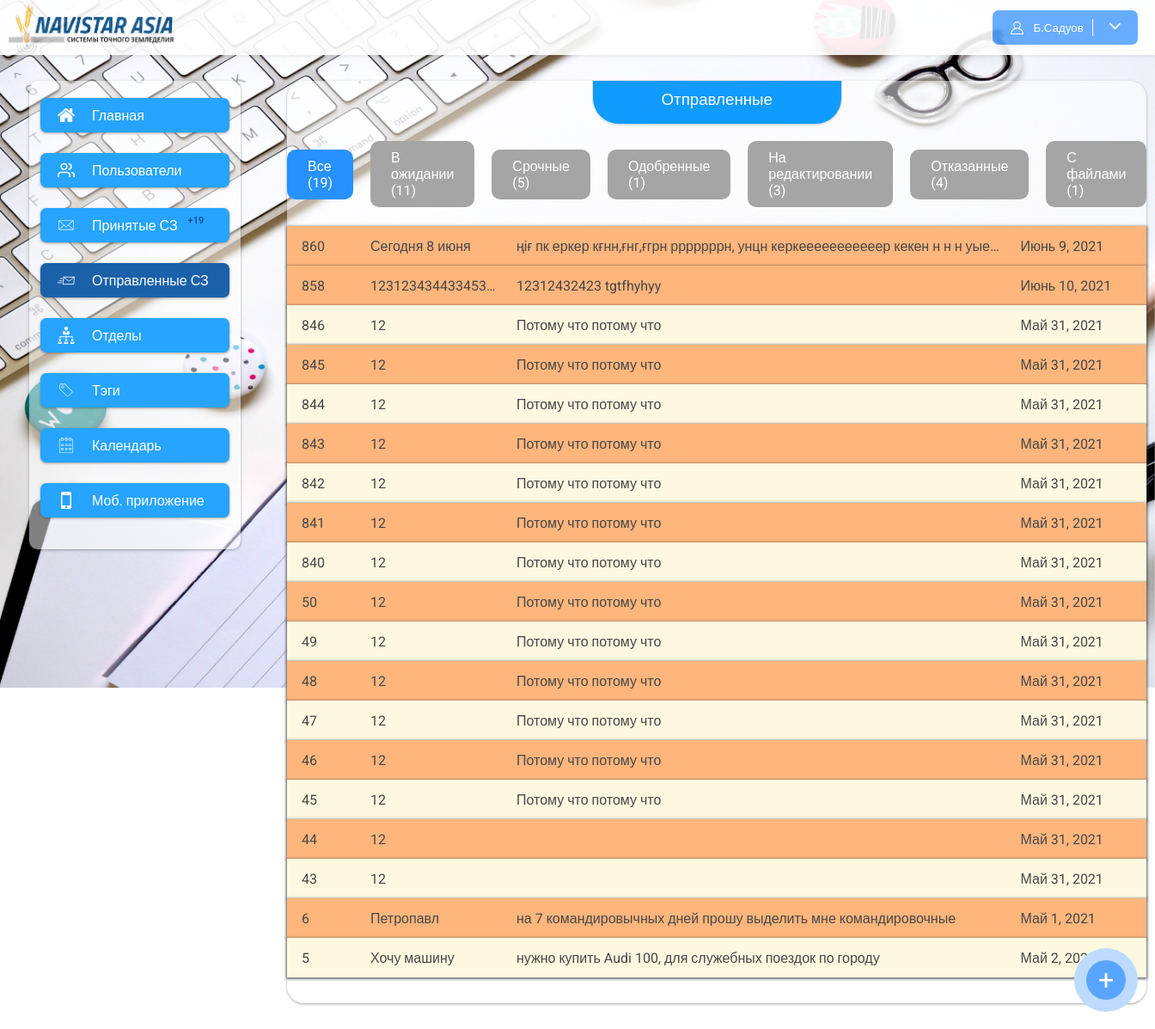
Screenshot of /notes (signed in) with the database file from the repository.
### app/models.py (models this page shows, shortened)
class ServiceNote(models.Model):
    user = models.ForeignKey(User, null=True, blank=True, on_delete=models.CASCADE, related_name="notes")
    number = models.IntegerField(null=True, blank=True)
    title = models.CharField(max_length=120)
    text = models.TextField()
    summa = models.CharField(max_length=200, null=True, blank=True)
    fast = models.BooleanField(default=False)
    date_create = models.DateTimeField(auto_now_add=True)
    date_update = models.DateTimeField(auto_now=True)
    date = models.DateField(null=True, blank=True)
    tags = models.ManyToManyField(Tags, null=True, blank=True, related_name="notes")
    user_index = models.IntegerField(default=1, null=True, blank=True)
    status = models.CharField(max_length=200, choices=statuses, null=True, blank=True)
    def get_absolute_url(self):
        return reverse("note_detail", args=[str(self.pk)])
    class Meta:
        verbose_name = "Служебная записка"
        verbose_name_plural = "Служебные записки"

### app/views.py (the view, shortened to what this page needs)
# urls.py: path("notes", notes_list, name="notes_list"),
@login_required()
def notes_list(request):
    last = ServiceNote.objects.last()
    tags = Tags.objects.all()
    notes = ServiceNote.objects.filter(user=request.user).order_by('-pk')
    count_all = notes.count()
    count_wait = notes.filter(status=None).count()
    count_fast = notes.filter(status=None).filter(fast=True).count()
    count_success = notes.filter(status=success).count()
    count_edit = notes.filter(status=edit).count()
    count_error = notes.filter(status=error).count()
    count_files = notes.filter(~Q(files = None)).count()
    users = User.objects.all()
    if last:
        number = last.number + 1 if last.number else 1
    else:
        number = 1
    return render(request, 'notes.html', {"users": users, "notes": notes, "tags": tags, "number": number,
                                          "count_all": count_all,
                                          "count_wait": count_wait,
                                          "count_fast": count_fast,
                                          "count_success": count_success,
                                          "count_edit": count_edit,
                                          "count_error": count_error,
                                          "count_files": count_files,
                                          })

### app/context_processors.py (called while the page is built)
def unReadNotes(request):
    if request.user.is_anonymous:
        return {}
    user = request.user
    unReadCount = NoteUsers.objects.filter(user=user).filter(note__user_index__gte=F('index')).order_by('-pk').filter(is_read=False).count()
    return {
        "unReadCount": unReadCount
    }

### app/templatetags/app_tags.py (called while the page is built)
@register.filter(name="htmlToText")
def htmlToText(data):
    if data.startswith("<"):
        text = BS(data)
        return text.get_text()
    else:
        return data

### app/templates/notes.html (shortened to what this page needs)
{% extends 'base.html' %}
{% load static %}
{% load app_tags %}
{% block content %}
<div class="content" style="padding-left: 0px; padding-right: 0px">
    <h3 class="content_title">
        Отправленные
    </h3>
    <div class="note_statuses">
            <a href="{% url 'notes_list' %}" class="note_status {% if request.get_full_path == '/notes' %}note_status_active{% endif %}">Все ({{ count_all }})</a>
            <a href="?status=wait" class="note_status {% if request.get_full_path == '/notes?status=wait' %}note_status_active{% endif %}">В ожидании ({{ count_wait }})</a>
            <a href="?status=fast" class="note_status  {% if request.get_full_path == '/notes?status=fast' %}note_status_active{% endif %}">Срочные ({{ count_fast }})</a>
            <a href="?status=success" class="note_status  {% if request.get_full_path == '/notes?status=success' %}note_status_active{% endif %}">Одобренные ({{ count_success }})</a>
            <a href="?status=edit" class="note_status  {% if request.get_full_path == '/notes?status=edit' %}note_status_active{% endif %}">На редактировании ({{ count_edit }})</a>
            <a href="?status=error" class="note_status  {% if request.get_full_path == '/notes?status=error' %}note_status_active{% endif %}">Отказанные ({{ count_error }})</a>
            <a href="?status=files" class="note_status  {% if request.get_full_path == '/notes?status=files' %}note_status_active{% endif %}">С файлами ({{ count_files }})</a>
    </div>
    <div class="flex_notes">
        {% for note in notes %}
        <a href="{{ note.get_absolute_url }}" class="flex_note {% if note.fast %}fast_note{% endif %}">
            <div class="note_number">{{ note.number }}</div>
            <div class="note_title">{{ note.title }}</div>
            <div class="note_text">{{ note.text|htmlToText }}</div>
            <div class="note_date">{{ note.date }}</div>
        </a>
        {% empty %}
        <h4 class="not_found">Вы не создавали служебных записок</h4>
        {% endfor %}
    </div>
</div>
<a id="btn_modal_window">
    <div class="circle_add">
        +
    </div>
</a>
{% endblock %}

### app/templates/base.html (shortened to what this page needs)
{% load static %}
<!DOCTYPE html>
<html>
<head>
    <link rel="stylesheet" href="{% static 'css/style.css' %}">
</head>
<body>
<div class="wrapper">
    <div class="header">
        <img src="{% static 'img/navistar.png' %}" height="100%">
        <button class="profile_button">
            {% if request.user.is_authenticated %}
            <img src="{% static 'img/profile.svg' %}" alt="" width="17px" height="17px">
				<span>
					{{ request.user.first_name|slice:"1" }}.{{ request.user.last_name }}
				</span>
            <span style="cursor: pointer" onclick="show_menu()">
                <img src="{% static 'img/arrow.svg' %}" alt="" width="13px" height="13px">
            </span>
            {% else %}
            <span>Войти</span>
            {% endif %}
        </button>
    </div>
    <div class="main">
        {% include 'include/sidebar_menu.html' %}
        {% block content %}
        {% endblock %}
    </div>
</div>
</body>
</html>

### app/static/css/style.css (style rules this page uses)
body { padding:0px; margin:0px; overflow-x:hidden; font-family: 'Roboto', sans-serif; }
a { color: inherit; text-decoration: none; }
.wrapper { width:100%; position: absolute; }
.header { box-shadow: 0px 2px 3px rgba(57, 57, 57, 0.09); height: 64px; background-color: #fff; opacity: .9; display: flex; justify-content: space-between; align-items: center; }
.header img { margin-left: 10px; }
.profile_button { background-color: #58A5FF; border-width: 0px; padding: 10px; color:white; border-radius: 7px; display: flex; margin-right:20px; align-items: center; }
.profile_button img { margin-right:10px; }
.main { display: flex; flex-direction: row; }
.content { flex-grow: 1; padding: 10px; padding-bottom:30px; min-height: 500px; margin:30px 20px; background: rgba(255, 255, 255, 0.5); box-shadow: 0px 4px 4px rgba(204, 204, 204, 0.25); box-shadow: 0 1px 2px 0 rgb(60 64 67 / 30%), 0 1px 3px 1px rgb(60 64 67 / 15%); border-radius: 20px; }
.circle_add { z-index: 2; padding: 13px; color: white; background-color: #58A5FF; display: flex; font-size: 32px; justify-content: center; align-items: center; border-radius: 100%; width: 20px; height: 20px; position: fixed; right: 20px; bottom: 20px; border: 14px solid #ffffff99; cursor: pointer; }
.content_title { padding: 10px 80px; border-bottom-right-radius: 30px; border-bottom-left-radius: 30px; font-family: 'Montserrat', sans-serif; color: #ffffff; width: fit-content; margin: auto; display: block; box-shadow: 0px 1px 0px 1px #78787836; background: #348cfb; background:#77a7ff; background:#109bff; height: 30px; margin-top: -10px; }
.flex_notes { margin-top: 22px; display: flex; flex-direction: column; width: 100%; }
.flex_note { align-items: center; height: 32px; display: flex; color: #474747; box-shadow:0 1px 2px 0 rgb(60 64 67 / 30%), 0 1px 3px 1px rgb(60 64 67 / 65%); background-color: #fff8e1; padding:7px; }
.note_number { padding-left: 10px; margin-right: 20px; width: 60px; display:flex; justify-content:space-between; align-items:center; }
.note_title { width: 150px; margin-right: 20px; white-space: nowrap; overflow: hidden; text-overflow: ellipsis; }
.note_text { flex-grow: 1; margin-right: 20px; min-width: 0px; width:0px; white-space: nowrap; overflow: hidden; text-overflow: ellipsis; }
.note_date { width: 140px; }
.fast_note { background-color: #ffb67d; }
.note_statuses { display: flex; align-items: center; justify-content: center; }
.note_status { padding: 10px 24px; width: fit-content; background-color: #a5a5a5; border-radius: 10px; margin: 20px; margin-left: 0px; color: white; margin-bottom: 0px; }
.note_status:last-child { margin-right: 0px; }
.note_status_active { background-color: #2691ff; }
h1, h2, h3, h4 { font-family: "Dosis", arial, tahoma, verdana; font-weight: 500; }

### rows the page displays
ServiceNote: number "860", title "Сегодня 8 июня", text|htmlToText "ңіғ пк еркер кғнн,ғнг,ғгрн рррррррн, унцн керкееееееееееер кекен н н н уые…", date "Июнь 9, 2021"
ServiceNote: number "858", title "123123434433453…", text|htmlToText "12312432423 tgtfhyhyy", date "Июнь 10, 2021"
ServiceNote: number "846", title "12", text|htmlToText "Потому что потому что", date "Май 31, 2021"
ServiceNote: number "845", title "12", text|htmlToText "Потому что потому что", date "Май 31, 2021"
ServiceNote: number "844", title "12", text|htmlToText "Потому что потому что", date "Май 31, 2021"
ServiceNote: number "843", title "12", text|htmlToText "Потому что потому что", date "Май 31, 2021"
ServiceNote: number "842", title "12", text|htmlToText "Потому что потому что", date "Май 31, 2021"
ServiceNote: number "841", title "12", text|htmlToText "Потому что потому что", date "Май 31, 2021"
ServiceNote: number "840", title "12", text|htmlToText "Потому что потому что", date "Май 31, 2021"
ServiceNote: number "50", title "12", text|htmlToText "Потому что потому что", date "Май 31, 2021"
ServiceNote: number "49", title "12", text|htmlToText "Потому что потому что", date "Май 31, 2021"
ServiceNote: number "48", title "12", text|htmlToText "Потому что потому что", date "Май 31, 2021"
ServiceNote: number "47", title "12", text|htmlToText "Потому что потому что", date "Май 31, 2021"
ServiceNote: number "46", title "12", text|htmlToText "Потому что потому что", date "Май 31, 2021"
ServiceNote: number "45", title "12", text|htmlToText "Потому что потому что", date "Май 31, 2021"
ServiceNote: number "44", title "12", date "Май 31, 2021"
ServiceNote: number "43", title "12", date "Май 31, 2021"
ServiceNote: number "6", title "Петропавл", text|htmlToText "на 7 командировычных дней прошу выделить мне командировочные", date "Май 1, 2021"
ServiceNote: number "5", title "Хочу машину", text|htmlToText "нужно купить Audi 100, для служебных поездок по городу", date "Май 2, 2021"

### other values shown
{{ request.user.first_name|slice:"1" }} "Б"
{{ request.user.last_name }} "Садуов"
{{ unReadCount }} "19"
{{ count_all }} "19"
{{ count_wait }} "11"
{{ count_fast }} "5"
{{ count_success }} "1"
{{ count_edit }} "3"
{{ count_error }} "4"
{{ count_files }} "1"
